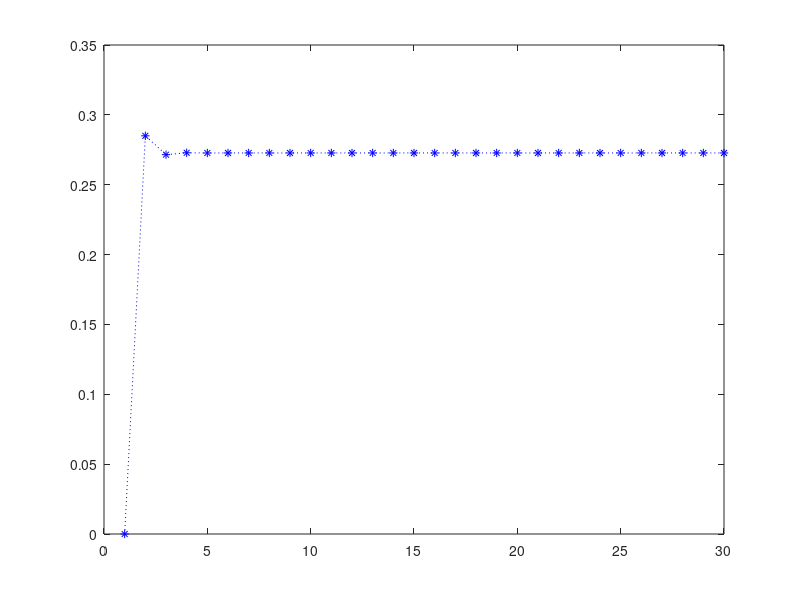

Write MATLAB code to recreate this figure.
%1. Considere a seguinte situac¸ao e responda ˜ as al ` ´ıneas abaixo:
%Um aluno do primeiro ano de um curso de Engenharia tem todas as semanas 2 aulas Teorico-Pr ´ aticas de ´
%uma Unidade Curricular X as 9:00, ` as quartas e sextas. `
%Todos os dias que tem aulas desta UC, o aluno decide se vai a aula ou n ` ao da seguinte forma: Se tiver ˜
%estado presente na aula anterior a probabilidade de ir a aula ` e 70%; se faltou ´ a anterior, a probabilidade `
%de ir e 80%. ´

%% (a) Se estiver presente na aula de quarta numa determinada semana, qual a probabilidade de estar
%% presente na aula de quarta da semana seguinte?
%% Sugestao: Comece por definir a matriz de transic¸ ˜ ao de estados e o vetor estado correspondentes. ˜
T = [0.2    0.3
     0.8    0.7]
sum(T)


%v2=T*v1 vai dar a probabilidade de ir ou nao ir para as seguintes aulas (v3 = v2 * T...)
v1 = [0 1]';
ProbabilidadeAula1 = v1
ProbabilidadeAula2 = T * ProbabilidadeAula1
ProbabilidadeAula3 = T * ProbabilidadeAula2
RespostaA = ProbabilidadeAula3(2)



%% (b) Se nao estiver presente na aula de quarta numa determinada semana, qual a probabilidade de estar ˜
%% presente na aula de quarta da semana seguinte?
 %transposta; é porque o ponto de partida é Nao faltou
             %VETOR ESTADO
v1 = [1 0]';
ProbabilidadeAula2 = T * ProbabilidadeAula1
ProbabilidadeAula3 = T * ProbabilidadeAula2
RespostaB = ProbabilidadeAula3(2)


%v2=T*v1 vai dar a probabilidade de ir ou nao ir para as seguintes aulas (v3 = v2 * T...)



%% (c) Sabendo que esteve presente na primeira aula, qual a probabilidade de estar na ultima aula, assu- ´
%% mindo que o semestre tem exactamente 15 semanas de aulas e nao existem feriados? ˜
v1 = [0 1]';
v=v1;
for aula = 2:15*2
    v = T * v;
end
respostaC = v(2)

%% (d) Represente num grafico a probabilidade de faltar a cada uma das 30 aulas, assumindo que a proba- ´
%% bilidade de estar presente na primeira aula e de 85%.

probNFaltar = 0.85;
v = [1-probNFaltar probNFaltar]';
numAulas = 30;
prob = zeros(1,numAulas);
for aula = 2:numAulas
    v = T * v;
    prob(aula) = v(1);
end
plot(1:numAulas,prob,'b*:') 
